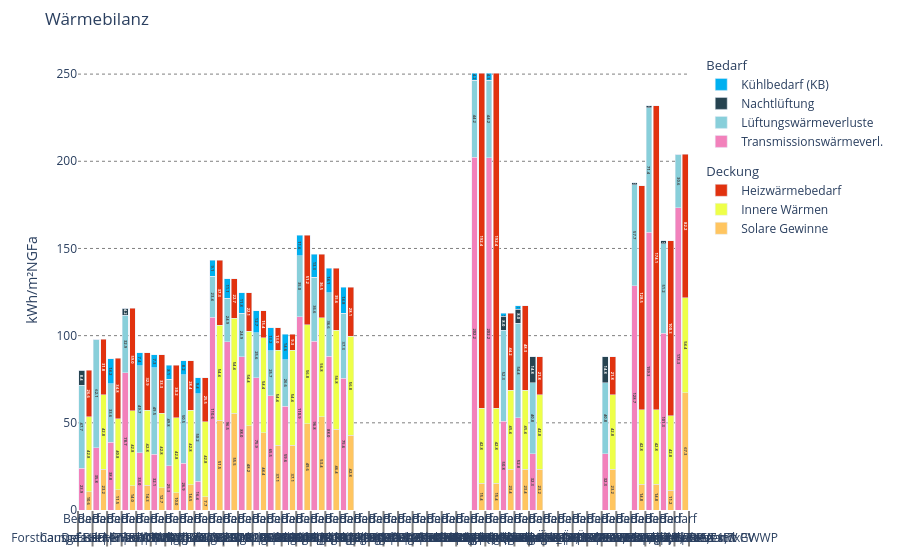

Here is the notebook cell this chart was saved with:
### Markdown cell above
## 13. Heat balance

### Code cell
report = reporting.materialize(
    project.view,
    "heat_balance",
)

plotly.render(report).show()

### Figure 1 — Plotly figure (JSON) as saved in the notebook; plotly's stock layout.template omitted (floating-point values rounded to 4 significant figures)
{"data": [{"hovertemplate": "<b>Transmissionswärmeverl.</b><br>Wert: %{y:.1f}<extra></extra>", "insidetextanchor": "middle", "legendgroup": "Bedarf", "legendgrouptitle": {"text": "Bedarf"}, "marker": {"color": "#F281BB"}, "name": "Transmissionswärmeverl.", "text": ["23.94188903321537", "35.777835008487926", "38.83206505044681", "78.6507323840828", "32.978814517558014", "32.06793252133944", "25.294613578601176", "26.935810353996153", "16.412347704041025", "110.62919227755403", "96.52872567241239", "87.96735512129544", "75.8929762087357", "65.53817059942834", "59.63957374166168", "110.94878109595524", "96.83103668662191", "88.04551904409094", "75.60288937601976", "0.0", "0.0", "0.0", "0.0", "0.0", "0.0", "0.0", "0.0", "202.21199342232836", "202.15938821389994", "50.766013609409036", "52.798370143022424", "32.29698970786493", "0.0", "0.0", "0.0", "0.0", "32.29698970786493", "0.0", "128.72927727930016", "159.26746469827947", "101.3365642668813", "173.29511871476802"], "textposition": "inside", "texttemplate": "<b>%{y:.1f}</b>", "type": "bar", "x": [["Default", "Forsthausgasse | BT2 KON FW", "Campo Breitenlee | Basis", "EFHo | nach 2020", "EFHk | nach 2020", "MFHo | nach 2020", "MFHk | nach 2020", "GWBk | nach 2020", "GWBg | nach 2020", "DLG1k | Büro - 2010 - 2030", "DLG1g | Büro - 2010 - 2030", "DLG2k | Büro - 2010 - 2030", "DLG2g | Büro - 2010 - 2030", "DLG3k | Büro - 2010 - 2030", "DLG3g | Büro - 2010 - 2030", "DLG1k | Bildung - 2010 - 2030", "DLG1g | Bildung - 2010 - 2030", "DLG2k | Bildung - 2010 - 2030", "DLG2g | Bildung - 2010 - 2030", "DLG3k | Bildung - 2010 - 2030", "DLG3g | Bildung - 2010 - 2030", "DLG1k | Handel - 2010 - 2030", "DLG1g | Handel - 2010 - 2030", "DLG2k | Handel - 2010 - 2030", "DLG2g | Handel - 2010 - 2030", "DLG3k | Handel - 2010 - 2030", "DLG3g | Handel - 2010 - 2030", "GNICE | Quick-Check", "GNICE | QC Flexibel", "GNICE | Quick-Check_2", "GNICE | QC Flex GFZ 2,2", "Forsthausgasse | BT2 ÖKO WP FLEX 2,6xPV", "Forsthausgasse | BT2 ÖKO ALT WP FLEX 1,7xPV", "Forsthausgasse | BT2 ÖKO2 WP FLEX 2,6xPV", "Forsthausgasse | BT2 ÖKO3 WP FLEX 2,6xPV", "Forsthausgasse | BT2 UTO WP FLEX 1,7xPV", "Forsthausgasse | BT2 DE Südtiroler FLEX1,7xPV", "Forsthausgasse | BT2 AW Leichtbau FLEX 1,7xPV", "GNICE | Sanierung Zellulose", "Gründerzeit Beispiel | Bestand", "Gründerzeit Beispiel | Saniert mit GWWP", "Büro | preset test"], ["Bedarf", "Bedarf", "Bedarf", "Bedarf", "Bedarf", "Bedarf", "Bedarf", "Bedarf", "Bedarf", "Bedarf", "Bedarf", "Bedarf", "Bedarf", "Bedarf", "Bedarf", "Bedarf", "Bedarf", "Bedarf", "Bedarf", "Bedarf", "Bedarf", "Bedarf", "Bedarf", "Bedarf", "Bedarf", "Bedarf", "Bedarf", "Bedarf", "Bedarf", "Bedarf", "Bedarf", "Bedarf", "Bedarf", "Bedarf", "Bedarf", "Bedarf", "Bedarf", "Bedarf", "Bedarf", "Bedarf", "Bedarf", "Bedarf"]], "y": [23.94, 35.78, 38.83, 78.65, 32.98, 32.07, 25.29, 26.94, 16.41, 110.6, 96.53, 87.97, 75.89, 65.54, 59.64, 110.9, 96.83, 88.05, 75.6, 0, 0, 0, 0, 0, 0, 0, 0, 202.2, 202.2, 50.77, 52.8, 32.3, 0, 0, 0, 0, 32.3, 0, 128.7, 159.3, 101.3, 173.3]}, {"hovertemplate": "<b>Lüftungswärmeverluste</b><br>Wert: %{y:.1f}<extra></extra>", "insidetextanchor": "middle", "legendgroup": "Bedarf", "legendgrouptitle": {"text": "Bedarf"}, "marker": {"color": "#88CFDA"}, "name": "Lüftungswärmeverluste", "text": ["47.703365979921585", "62.12754776490126", "33.59747434343466", "32.94914681351421", "49.66491538608096", "49.5345963130455", "49.75245504903796", "50.513084115932045", "50.17098477629797", "23.369551737126617", "24.89947483294826", "24.894619144224457", "25.626287853312157", "25.717668529032515", "26.582524320876498", "35.01422505370661", "36.58933009881181", "36.64737092102682", "37.302471049953276", "0.0", "0.0", "0.0", "0.0", "0.0", "0.0", "0.0", "0.0", "44.20521560307859", "44.19371566906844", "52.32003470838192", "54.381508241639686", "40.78772681997923", "0.0", "0.0", "0.0", "0.0", "40.78772681997923", "0.0", "57.7268146222248", "71.42123069673804", "51.240154953423485", "30.598724783754143"], "textposition": "inside", "texttemplate": "<b>%{y:.1f}</b>", "type": "bar", "x": [["Default", "Forsthausgasse | BT2 KON FW", "Campo Breitenlee | Basis", "EFHo | nach 2020", "EFHk | nach 2020", "MFHo | nach 2020", "MFHk | nach 2020", "GWBk | nach 2020", "GWBg | nach 2020", "DLG1k | Büro - 2010 - 2030", "DLG1g | Büro - 2010 - 2030", "DLG2k | Büro - 2010 - 2030", "DLG2g | Büro - 2010 - 2030", "DLG3k | Büro - 2010 - 2030", "DLG3g | Büro - 2010 - 2030", "DLG1k | Bildung - 2010 - 2030", "DLG1g | Bildung - 2010 - 2030", "DLG2k | Bildung - 2010 - 2030", "DLG2g | Bildung - 2010 - 2030", "DLG3k | Bildung - 2010 - 2030", "DLG3g | Bildung - 2010 - 2030", "DLG1k | Handel - 2010 - 2030", "DLG1g | Handel - 2010 - 2030", "DLG2k | Handel - 2010 - 2030", "DLG2g | Handel - 2010 - 2030", "DLG3k | Handel - 2010 - 2030", "DLG3g | Handel - 2010 - 2030", "GNICE | Quick-Check", "GNICE | QC Flexibel", "GNICE | Quick-Check_2", "GNICE | QC Flex GFZ 2,2", "Forsthausgasse | BT2 ÖKO WP FLEX 2,6xPV", "Forsthausgasse | BT2 ÖKO ALT WP FLEX 1,7xPV", "Forsthausgasse | BT2 ÖKO2 WP FLEX 2,6xPV", "Forsthausgasse | BT2 ÖKO3 WP FLEX 2,6xPV", "Forsthausgasse | BT2 UTO WP FLEX 1,7xPV", "Forsthausgasse | BT2 DE Südtiroler FLEX1,7xPV", "Forsthausgasse | BT2 AW Leichtbau FLEX 1,7xPV", "GNICE | Sanierung Zellulose", "Gründerzeit Beispiel | Bestand", "Gründerzeit Beispiel | Saniert mit GWWP", "Büro | preset test"], ["Bedarf", "Bedarf", "Bedarf", "Bedarf", "Bedarf", "Bedarf", "Bedarf", "Bedarf", "Bedarf", "Bedarf", "Bedarf", "Bedarf", "Bedarf", "Bedarf", "Bedarf", "Bedarf", "Bedarf", "Bedarf", "Bedarf", "Bedarf", "Bedarf", "Bedarf", "Bedarf", "Bedarf", "Bedarf", "Bedarf", "Bedarf", "Bedarf", "Bedarf", "Bedarf", "Bedarf", "Bedarf", "Bedarf", "Bedarf", "Bedarf", "Bedarf", "Bedarf", "Bedarf", "Bedarf", "Bedarf", "Bedarf", "Bedarf"]], "y": [47.7, 62.13, 33.6, 32.95, 49.66, 49.53, 49.75, 50.51, 50.17, 23.37, 24.9, 24.89, 25.63, 25.72, 26.58, 35.01, 36.59, 36.65, 37.3, 0, 0, 0, 0, 0, 0, 0, 0, 44.21, 44.19, 52.32, 54.38, 40.79, 0, 0, 0, 0, 40.79, 0, 57.73, 71.42, 51.24, 30.6]}, {"hovertemplate": "<b>Nachtlüftung</b><br>Wert: %{y:.1f}<extra></extra>", "insidetextanchor": "middle", "legendgroup": "Bedarf", "legendgrouptitle": {"text": "Bedarf"}, "marker": {"color": "#264350"}, "name": "Nachtlüftung", "text": ["8.387080442919187", "0.0", "0.0", "4.1834457417504485", "0.0", "0.0", "0.0", "0.0", "0.0", "0.0", "0.0", "0.0", "0.0", "0.0", "0.0", "0.0", "0.0", "0.0", "0.0", "0.0", "0.0", "0.0", "0.0", "0.0", "0.0", "0.0", "0.0", "0.0", "0.0", "7.960636925025013", "7.960639514265585", "14.751951312524872", "0.0", "0.0", "0.0", "0.0", "14.751951312524872", "0.0", "1.29334232633976", "1.0668181678826945", "1.8159865451167796", "0.0"], "textposition": "inside", "texttemplate": "<b>%{y:.1f}</b>", "type": "bar", "x": [["Default", "Forsthausgasse | BT2 KON FW", "Campo Breitenlee | Basis", "EFHo | nach 2020", "EFHk | nach 2020", "MFHo | nach 2020", "MFHk | nach 2020", "GWBk | nach 2020", "GWBg | nach 2020", "DLG1k | Büro - 2010 - 2030", "DLG1g | Büro - 2010 - 2030", "DLG2k | Büro - 2010 - 2030", "DLG2g | Büro - 2010 - 2030", "DLG3k | Büro - 2010 - 2030", "DLG3g | Büro - 2010 - 2030", "DLG1k | Bildung - 2010 - 2030", "DLG1g | Bildung - 2010 - 2030", "DLG2k | Bildung - 2010 - 2030", "DLG2g | Bildung - 2010 - 2030", "DLG3k | Bildung - 2010 - 2030", "DLG3g | Bildung - 2010 - 2030", "DLG1k | Handel - 2010 - 2030", "DLG1g | Handel - 2010 - 2030", "DLG2k | Handel - 2010 - 2030", "DLG2g | Handel - 2010 - 2030", "DLG3k | Handel - 2010 - 2030", "DLG3g | Handel - 2010 - 2030", "GNICE | Quick-Check", "GNICE | QC Flexibel", "GNICE | Quick-Check_2", "GNICE | QC Flex GFZ 2,2", "Forsthausgasse | BT2 ÖKO WP FLEX 2,6xPV", "Forsthausgasse | BT2 ÖKO ALT WP FLEX 1,7xPV", "Forsthausgasse | BT2 ÖKO2 WP FLEX 2,6xPV", "Forsthausgasse | BT2 ÖKO3 WP FLEX 2,6xPV", "Forsthausgasse | BT2 UTO WP FLEX 1,7xPV", "Forsthausgasse | BT2 DE Südtiroler FLEX1,7xPV", "Forsthausgasse | BT2 AW Leichtbau FLEX 1,7xPV", "GNICE | Sanierung Zellulose", "Gründerzeit Beispiel | Bestand", "Gründerzeit Beispiel | Saniert mit GWWP", "Büro | preset test"], ["Bedarf", "Bedarf", "Bedarf", "Bedarf", "Bedarf", "Bedarf", "Bedarf", "Bedarf", "Bedarf", "Bedarf", "Bedarf", "Bedarf", "Bedarf", "Bedarf", "Bedarf", "Bedarf", "Bedarf", "Bedarf", "Bedarf", "Bedarf", "Bedarf", "Bedarf", "Bedarf", "Bedarf", "Bedarf", "Bedarf", "Bedarf", "Bedarf", "Bedarf", "Bedarf", "Bedarf", "Bedarf", "Bedarf", "Bedarf", "Bedarf", "Bedarf", "Bedarf", "Bedarf", "Bedarf", "Bedarf", "Bedarf", "Bedarf"]], "y": [8.387, 0, 0, 4.183, 0, 0, 0, 0, 0, 0, 0, 0, 0, 0, 0, 0, 0, 0, 0, 0, 0, 0, 0, 0, 0, 0, 0, 0, 0, 7.961, 7.961, 14.75, 0, 0, 0, 0, 14.75, 0, 1.293, 1.067, 1.816, 0]}, {"hovertemplate": "<b>Kühlbedarf (KB)</b><br>Wert: %{y:.1f}<extra></extra>", "insidetextanchor": "middle", "legendgroup": "Bedarf", "legendgrouptitle": {"text": "Bedarf"}, "marker": {"color": "#00B0F0"}, "name": "Kühlbedarf (KB)", "text": ["0.0", "0.0", "14.21678250387392", "0.0", "7.448205688149403", "7.301731447079713", "8.058825990173505", "8.2471999927397", "9.382465583765043", "9.13906657454334", "11.132921931307946", "11.83430167648453", "12.687565291877291", "13.203480498322293", "14.62318605070576", "11.621406482132194", "13.28530033416043", "14.050806694915812", "14.770120537129655", "0.0", "0.0", "0.0", "0.0", "0.0", "0.0", "0.0", "0.0", "4.213120000714411", "4.27722514315293", "1.8924462687947152", "1.895594115307729", "0.0", "0.0", "0.0", "0.0", "0.0", "0.0", "0.0", "0.0", "0.0", "0.0", "0.0"], "textposition": "inside", "texttemplate": "<b>%{y:.1f}</b>", "type": "bar", "x": [["Default", "Forsthausgasse | BT2 KON FW", "Campo Breitenlee | Basis", "EFHo | nach 2020", "EFHk | nach 2020", "MFHo | nach 2020", "MFHk | nach 2020", "GWBk | nach 2020", "GWBg | nach 2020", "DLG1k | Büro - 2010 - 2030", "DLG1g | Büro - 2010 - 2030", "DLG2k | Büro - 2010 - 2030", "DLG2g | Büro - 2010 - 2030", "DLG3k | Büro - 2010 - 2030", "DLG3g | Büro - 2010 - 2030", "DLG1k | Bildung - 2010 - 2030", "DLG1g | Bildung - 2010 - 2030", "DLG2k | Bildung - 2010 - 2030", "DLG2g | Bildung - 2010 - 2030", "DLG3k | Bildung - 2010 - 2030", "DLG3g | Bildung - 2010 - 2030", "DLG1k | Handel - 2010 - 2030", "DLG1g | Handel - 2010 - 2030", "DLG2k | Handel - 2010 - 2030", "DLG2g | Handel - 2010 - 2030", "DLG3k | Handel - 2010 - 2030", "DLG3g | Handel - 2010 - 2030", "GNICE | Quick-Check", "GNICE | QC Flexibel", "GNICE | Quick-Check_2", "GNICE | QC Flex GFZ 2,2", "Forsthausgasse | BT2 ÖKO WP FLEX 2,6xPV", "Forsthausgasse | BT2 ÖKO ALT WP FLEX 1,7xPV", "Forsthausgasse | BT2 ÖKO2 WP FLEX 2,6xPV", "Forsthausgasse | BT2 ÖKO3 WP FLEX 2,6xPV", "Forsthausgasse | BT2 UTO WP FLEX 1,7xPV", "Forsthausgasse | BT2 DE Südtiroler FLEX1,7xPV", "Forsthausgasse | BT2 AW Leichtbau FLEX 1,7xPV", "GNICE | Sanierung Zellulose", "Gründerzeit Beispiel | Bestand", "Gründerzeit Beispiel | Saniert mit GWWP", "Büro | preset test"], ["Bedarf", "Bedarf", "Bedarf", "Bedarf", "Bedarf", "Bedarf", "Bedarf", "Bedarf", "Bedarf", "Bedarf", "Bedarf", "Bedarf", "Bedarf", "Bedarf", "Bedarf", "Bedarf", "Bedarf", "Bedarf", "Bedarf", "Bedarf", "Bedarf", "Bedarf", "Bedarf", "Bedarf", "Bedarf", "Bedarf", "Bedarf", "Bedarf", "Bedarf", "Bedarf", "Bedarf", "Bedarf", "Bedarf", "Bedarf", "Bedarf", "Bedarf", "Bedarf", "Bedarf", "Bedarf", "Bedarf", "Bedarf", "Bedarf"]], "y": [0, 0, 14.22, 0, 7.448, 7.302, 8.059, 8.247, 9.382, 9.139, 11.13, 11.83, 12.69, 13.2, 14.62, 11.62, 13.29, 14.05, 14.77, 0, 0, 0, 0, 0, 0, 0, 0, 4.213, 4.277, 1.892, 1.896, 0, 0, 0, 0, 0, 0, 0, 0, 0, 0, 0]}, {"hovertemplate": "<b>Solare Gewinne</b><br>Wert: %{y:.1f}<extra></extra>", "insidetextanchor": "middle", "legendgroup": "Deckung", "legendgrouptitle": {"text": "Deckung"}, "marker": {"color": "#FFC560"}, "name": "Solare Gewinne", "text": ["10.560154410292473", "23.24197733889779", "11.500927875248953", "13.951943517784807", "14.326296786279514", "12.728079175434747", "10.029825109324602", "14.45943149049809", "7.66068168896401", "51.50137163193689", "55.46867099152958", "48.19285187146446", "44.434005355589846", "37.10503702192261", "37.11715493081279", "49.56317660155001", "53.35940708169214", "46.36815938277671", "42.762199196774915", "0.0", "0.0", "0.0", "0.0", "0.0", "0.0", "0.0", "0.0", "15.383433841505822", "15.383433841505822", "23.367902176843444", "23.367902176843444", "23.24197733889779", "0.0", "0.0", "0.0", "0.0", "23.24197733889779", "0.0", "14.78490777898458", "14.78490777898458", "11.249386353575158", "67.26033234836954"], "textposition": "inside", "texttemplate": "<b>%{y:.1f}</b>", "type": "bar", "x": [["Default", "Forsthausgasse | BT2 KON FW", "Campo Breitenlee | Basis", "EFHo | nach 2020", "EFHk | nach 2020", "MFHo | nach 2020", "MFHk | nach 2020", "GWBk | nach 2020", "GWBg | nach 2020", "DLG1k | Büro - 2010 - 2030", "DLG1g | Büro - 2010 - 2030", "DLG2k | Büro - 2010 - 2030", "DLG2g | Büro - 2010 - 2030", "DLG3k | Büro - 2010 - 2030", "DLG3g | Büro - 2010 - 2030", "DLG1k | Bildung - 2010 - 2030", "DLG1g | Bildung - 2010 - 2030", "DLG2k | Bildung - 2010 - 2030", "DLG2g | Bildung - 2010 - 2030", "DLG3k | Bildung - 2010 - 2030", "DLG3g | Bildung - 2010 - 2030", "DLG1k | Handel - 2010 - 2030", "DLG1g | Handel - 2010 - 2030", "DLG2k | Handel - 2010 - 2030", "DLG2g | Handel - 2010 - 2030", "DLG3k | Handel - 2010 - 2030", "DLG3g | Handel - 2010 - 2030", "GNICE | Quick-Check", "GNICE | QC Flexibel", "GNICE | Quick-Check_2", "GNICE | QC Flex GFZ 2,2", "Forsthausgasse | BT2 ÖKO WP FLEX 2,6xPV", "Forsthausgasse | BT2 ÖKO ALT WP FLEX 1,7xPV", "Forsthausgasse | BT2 ÖKO2 WP FLEX 2,6xPV", "Forsthausgasse | BT2 ÖKO3 WP FLEX 2,6xPV", "Forsthausgasse | BT2 UTO WP FLEX 1,7xPV", "Forsthausgasse | BT2 DE Südtiroler FLEX1,7xPV", "Forsthausgasse | BT2 AW Leichtbau FLEX 1,7xPV", "GNICE | Sanierung Zellulose", "Gründerzeit Beispiel | Bestand", "Gründerzeit Beispiel | Saniert mit GWWP", "Büro | preset test"], ["Deckung", "Deckung", "Deckung", "Deckung", "Deckung", "Deckung", "Deckung", "Deckung", "Deckung", "Deckung", "Deckung", "Deckung", "Deckung", "Deckung", "Deckung", "Deckung", "Deckung", "Deckung", "Deckung", "Deckung", "Deckung", "Deckung", "Deckung", "Deckung", "Deckung", "Deckung", "Deckung", "Deckung", "Deckung", "Deckung", "Deckung", "Deckung", "Deckung", "Deckung", "Deckung", "Deckung", "Deckung", "Deckung", "Deckung", "Deckung", "Deckung", "Deckung"]], "y": [10.56, 23.24, 11.5, 13.95, 14.33, 12.73, 10.03, 14.46, 7.661, 51.5, 55.47, 48.19, 44.43, 37.11, 37.12, 49.56, 53.36, 46.37, 42.76, 0, 0, 0, 0, 0, 0, 0, 0, 15.38, 15.38, 23.37, 23.37, 23.24, 0, 0, 0, 0, 23.24, 0, 14.78, 14.78, 11.25, 67.26]}, {"hovertemplate": "<b>Innere Wärmen</b><br>Wert: %{y:.1f}<extra></extra>", "insidetextanchor": "middle", "legendgroup": "Deckung", "legendgrouptitle": {"text": "Deckung"}, "marker": {"color": "#EEFF49"}, "name": "Innere Wärmen", "text": ["42.83914161138317", "42.839141611383184", "40.794670254228805", "42.83914161138317", "42.83914161138317", "42.839141611383184", "42.839141611383184", "42.83914161138317", "42.83914161138317", "54.38518473262293", "54.38518473262293", "54.38518473262293", "54.38518473262293", "54.38518473262293", "54.38518473262293", "56.8070068952463", "56.8070068952463", "56.80700689524632", "56.80700689524632", "0.0", "0.0", "0.0", "0.0", "0.0", "0.0", "0.0", "0.0", "42.83914161138317", "42.83914161138317", "45.38392460032783", "45.38392460032783", "42.839141611383184", "0.0", "0.0", "0.0", "0.0", "42.839141611383184", "0.0", "42.83914161138317", "42.83914161138317", "42.83914161138317", "54.38518473262293"], "textposition": "inside", "texttemplate": "<b>%{y:.1f}</b>", "type": "bar", "x": [["Default", "Forsthausgasse | BT2 KON FW", "Campo Breitenlee | Basis", "EFHo | nach 2020", "EFHk | nach 2020", "MFHo | nach 2020", "MFHk | nach 2020", "GWBk | nach 2020", "GWBg | nach 2020", "DLG1k | Büro - 2010 - 2030", "DLG1g | Büro - 2010 - 2030", "DLG2k | Büro - 2010 - 2030", "DLG2g | Büro - 2010 - 2030", "DLG3k | Büro - 2010 - 2030", "DLG3g | Büro - 2010 - 2030", "DLG1k | Bildung - 2010 - 2030", "DLG1g | Bildung - 2010 - 2030", "DLG2k | Bildung - 2010 - 2030", "DLG2g | Bildung - 2010 - 2030", "DLG3k | Bildung - 2010 - 2030", "DLG3g | Bildung - 2010 - 2030", "DLG1k | Handel - 2010 - 2030", "DLG1g | Handel - 2010 - 2030", "DLG2k | Handel - 2010 - 2030", "DLG2g | Handel - 2010 - 2030", "DLG3k | Handel - 2010 - 2030", "DLG3g | Handel - 2010 - 2030", "GNICE | Quick-Check", "GNICE | QC Flexibel", "GNICE | Quick-Check_2", "GNICE | QC Flex GFZ 2,2", "Forsthausgasse | BT2 ÖKO WP FLEX 2,6xPV", "Forsthausgasse | BT2 ÖKO ALT WP FLEX 1,7xPV", "Forsthausgasse | BT2 ÖKO2 WP FLEX 2,6xPV", "Forsthausgasse | BT2 ÖKO3 WP FLEX 2,6xPV", "Forsthausgasse | BT2 UTO WP FLEX 1,7xPV", "Forsthausgasse | BT2 DE Südtiroler FLEX1,7xPV", "Forsthausgasse | BT2 AW Leichtbau FLEX 1,7xPV", "GNICE | Sanierung Zellulose", "Gründerzeit Beispiel | Bestand", "Gründerzeit Beispiel | Saniert mit GWWP", "Büro | preset test"], ["Deckung", "Deckung", "Deckung", "Deckung", "Deckung", "Deckung", "Deckung", "Deckung", "Deckung", "Deckung", "Deckung", "Deckung", "Deckung", "Deckung", "Deckung", "Deckung", "Deckung", "Deckung", "Deckung", "Deckung", "Deckung", "Deckung", "Deckung", "Deckung", "Deckung", "Deckung", "Deckung", "Deckung", "Deckung", "Deckung", "Deckung", "Deckung", "Deckung", "Deckung", "Deckung", "Deckung", "Deckung", "Deckung", "Deckung", "Deckung", "Deckung", "Deckung"]], "y": [42.84, 42.84, 40.79, 42.84, 42.84, 42.84, 42.84, 42.84, 42.84, 54.39, 54.39, 54.39, 54.39, 54.39, 54.39, 56.81, 56.81, 56.81, 56.81, 0, 0, 0, 0, 0, 0, 0, 0, 42.84, 42.84, 45.38, 45.38, 42.84, 0, 0, 0, 0, 42.84, 0, 42.84, 42.84, 42.84, 54.39]}, {"hovertemplate": "<b>Heizwärmebedarf</b><br>Wert: %{y:.1f}<extra></extra>", "insidetextanchor": "middle", "legendgroup": "Deckung", "legendgrouptitle": {"text": "Deckung"}, "marker": {"color": "#E1320F"}, "name": "Heizwärmebedarf", "text": ["26.63303943438049", "31.824263823108204", "34.808061728141766", "58.99223981017952", "32.92649719412569", "33.3370394946469", "30.236927897105087", "28.397521360786605", "25.465974763756947", "37.251254224664564", "22.7072667125164", "22.118239337917448", "15.387639265712812", "12.96909787223771", "9.342944449808307", "51.2142291349979", "36.53925314265584", "35.56853038201055", "28.106274871081894", "0.0", "0.0", "0.0", "0.0", "0.0", "0.0", "0.0", "0.0", "192.40775357323227", "192.40775357323227", "44.18730473443933", "48.29151098140104", "21.755548890088075", "0.0", "0.0", "0.0", "0.0", "21.755548890088075", "0.0", "128.47084224979756", "174.13146417253284", "100.30417780046373", "82.24832641752874"], "textposition": "inside", "texttemplate": "<b>%{y:.1f}</b>", "type": "bar", "x": [["Default", "Forsthausgasse | BT2 KON FW", "Campo Breitenlee | Basis", "EFHo | nach 2020", "EFHk | nach 2020", "MFHo | nach 2020", "MFHk | nach 2020", "GWBk | nach 2020", "GWBg | nach 2020", "DLG1k | Büro - 2010 - 2030", "DLG1g | Büro - 2010 - 2030", "DLG2k | Büro - 2010 - 2030", "DLG2g | Büro - 2010 - 2030", "DLG3k | Büro - 2010 - 2030", "DLG3g | Büro - 2010 - 2030", "DLG1k | Bildung - 2010 - 2030", "DLG1g | Bildung - 2010 - 2030", "DLG2k | Bildung - 2010 - 2030", "DLG2g | Bildung - 2010 - 2030", "DLG3k | Bildung - 2010 - 2030", "DLG3g | Bildung - 2010 - 2030", "DLG1k | Handel - 2010 - 2030", "DLG1g | Handel - 2010 - 2030", "DLG2k | Handel - 2010 - 2030", "DLG2g | Handel - 2010 - 2030", "DLG3k | Handel - 2010 - 2030", "DLG3g | Handel - 2010 - 2030", "GNICE | Quick-Check", "GNICE | QC Flexibel", "GNICE | Quick-Check_2", "GNICE | QC Flex GFZ 2,2", "Forsthausgasse | BT2 ÖKO WP FLEX 2,6xPV", "Forsthausgasse | BT2 ÖKO ALT WP FLEX 1,7xPV", "Forsthausgasse | BT2 ÖKO2 WP FLEX 2,6xPV", "Forsthausgasse | BT2 ÖKO3 WP FLEX 2,6xPV", "Forsthausgasse | BT2 UTO WP FLEX 1,7xPV", "Forsthausgasse | BT2 DE Südtiroler FLEX1,7xPV", "Forsthausgasse | BT2 AW Leichtbau FLEX 1,7xPV", "GNICE | Sanierung Zellulose", "Gründerzeit Beispiel | Bestand", "Gründerzeit Beispiel | Saniert mit GWWP", "Büro | preset test"], ["Deckung", "Deckung", "Deckung", "Deckung", "Deckung", "Deckung", "Deckung", "Deckung", "Deckung", "Deckung", "Deckung", "Deckung", "Deckung", "Deckung", "Deckung", "Deckung", "Deckung", "Deckung", "Deckung", "Deckung", "Deckung", "Deckung", "Deckung", "Deckung", "Deckung", "Deckung", "Deckung", "Deckung", "Deckung", "Deckung", "Deckung", "Deckung", "Deckung", "Deckung", "Deckung", "Deckung", "Deckung", "Deckung", "Deckung", "Deckung", "Deckung", "Deckung"]], "y": [26.63, 31.82, 34.81, 58.99, 32.93, 33.34, 30.24, 28.4, 25.47, 37.25, 22.71, 22.12, 15.39, 12.97, 9.343, 51.21, 36.54, 35.57, 28.11, 0, 0, 0, 0, 0, 0, 0, 0, 192.4, 192.4, 44.19, 48.29, 21.76, 0, 0, 0, 0, 21.76, 0, 128.5, 174.1, 100.3, 82.25]}], "layout": {"barmode": "stack", "legend": {"orientation": "v", "x": 1.02, "xanchor": "left", "y": 1, "yanchor": "top"}, "margin": {"b": 50, "l": 50, "r": 150, "t": 50}, "paper_bgcolor": "rgba(0,0,0,0)", "plot_bgcolor": "rgba(0,0,0,0)", "title": {"text": "Wärmebilanz"}, "xaxis": {"dividercolor": "gray", "dividerwidth": 2, "showgrid": false, "tickangle": 0}, "yaxis": {"gridcolor": "gray", "griddash": "dot", "title": {"text": "kWh/m²NGFa"}}}}
